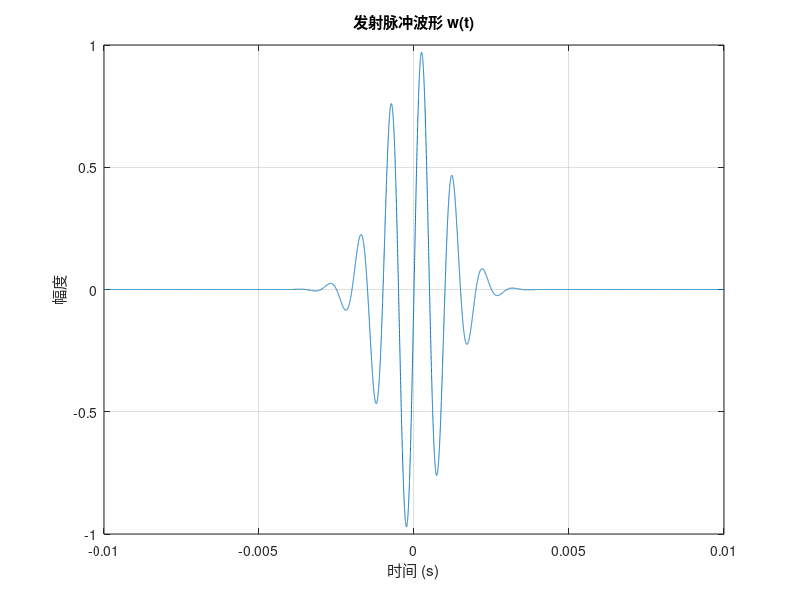
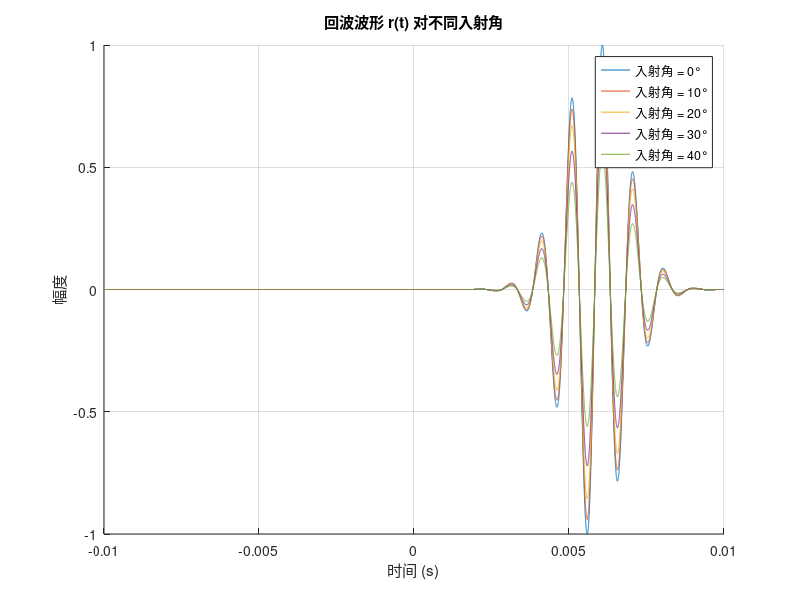

These charts were generated, in order, by the following MATLAB code:
% 1. 设置参数
f_R = 1000; % 传感器谐振频率
sigma = 0.001; % 高斯脉冲的标准差，控制脉冲宽度
a = 0.02; % 接收孔径半径
c = 343; % 声速
z = 0.5; % 传播距离，假设值

% 2. 计算时间范围
t = -0.01:0.000001:0.01;  % 时间范围，步长需足够小以准确表示波形
dt = t(2) - t(1); % 计算采样间隔
w = exp(-t.^2 / (2*sigma^2)).*sin(2*pi*f_R*t); % 发射脉冲

% 绘制发射脉冲波形w(t)
figure;
plot(t, w);
title('发射脉冲波形 w(t)');
xlabel('时间 (s)');
ylabel('幅度');
grid on;

% 设置入射角度范围
alpha = [0, 10, 20, 30, 40]; % 可选择多个角度：0° 和其他角度

% 初始化脉冲响应矩阵
h_R = zeros(length(t), length(alpha)); % 用于存储不同角度下的h_R
h_T_R = zeros(length(t), length(alpha)); % 用于存储不同角度下的h_T_R
r = zeros(length(t), length(alpha)); % 用于存储不同角度下的回波波形

% 处理每个入射角度
for i = 1:length(alpha)
    angle = alpha(i) * pi / 180; % 将角度转换为弧度
    
    % 处理0°入射角（即垂直入射）
    if alpha(i) == 0
        % 计算目标时间 t = 2z/c
        target_time = 2*2 * z / c;

        % 找到离 target_time 最近的时间点的索引
        [~, idx] = min(abs(t - target_time));

        % 初始化 h_R 和 h_T_R 为零
        h_R(:,i) = zeros(size(t));
        h_T_R(:,i) = zeros(size(t));

        % 在目标时间位置插入一个高斯脉冲，并调整幅度
        h_R(idx, i) = 1 / (sqrt(2*pi) * sigma);  % 用高斯脉冲代替 Dirac 函数
        h_T_R(idx, i) = 1 / (sqrt(2*pi) * sigma);  % 用高斯脉冲代替 Dirac 函数
        
        r(:,i) = conv(w, h_T_R(:,i), 'same'); % 卷积并乘以时间间隔
        r(:,i) = r(:,i) / max(abs(r(:,i))); % 将 r(t) 的最大幅值归一化为 1

    else
        % 处理非零入射角
        % 计算 w_squared
        w_squared = (c^2 * (t - 2*z/c).^2) / (a^2 * sin(angle)^2);
       
        % 初始化 h_R 为零
        h_R(:,i) = zeros(size(t));

        % 计算有效时间范围
        valid_time_range = (t >= (2*z - a*sin(angle))/c) & (t <= (2*z + a*sin(angle))/c);

        % 仅在有效时间范围内计算 h_R
        h_R(valid_time_range, i) = (2*c*cos(angle) / (pi*a*sin(angle))) .* sqrt(1 - w_squared(valid_time_range));

        % 使用卷积计算 T/R 对脉冲响应 h_T_R
        h_T_R(:,i) = conv(h_R(:,i), h_R(:,i), 'same')*dt ; % 卷积并加入时间间隔修正
        r(:,i) = conv(w, h_T_R(:,i), 'same') *dt; % 卷积并乘以时间间隔
    end
    
    % 计算回波波形 r(t) = h_{T/R}(t) * w(t)
    
end

% 绘制回波波形 r(t) 在同一张图中
figure;
hold on; % 开启多次绘制
for i = 1:length(alpha)
    plot(t, r(:,i)); % 绘制每个角度的回波波形
end
hold off; % 关闭多次绘制

% 添加图例
legend(arrayfun(@(x) ['入射角 = ', num2str(x), '°'], alpha, 'UniformOutput', false));
title('回波波形 r(t) 对不同入射角');
xlabel('时间 (s)');
ylabel('幅度');
grid on;
